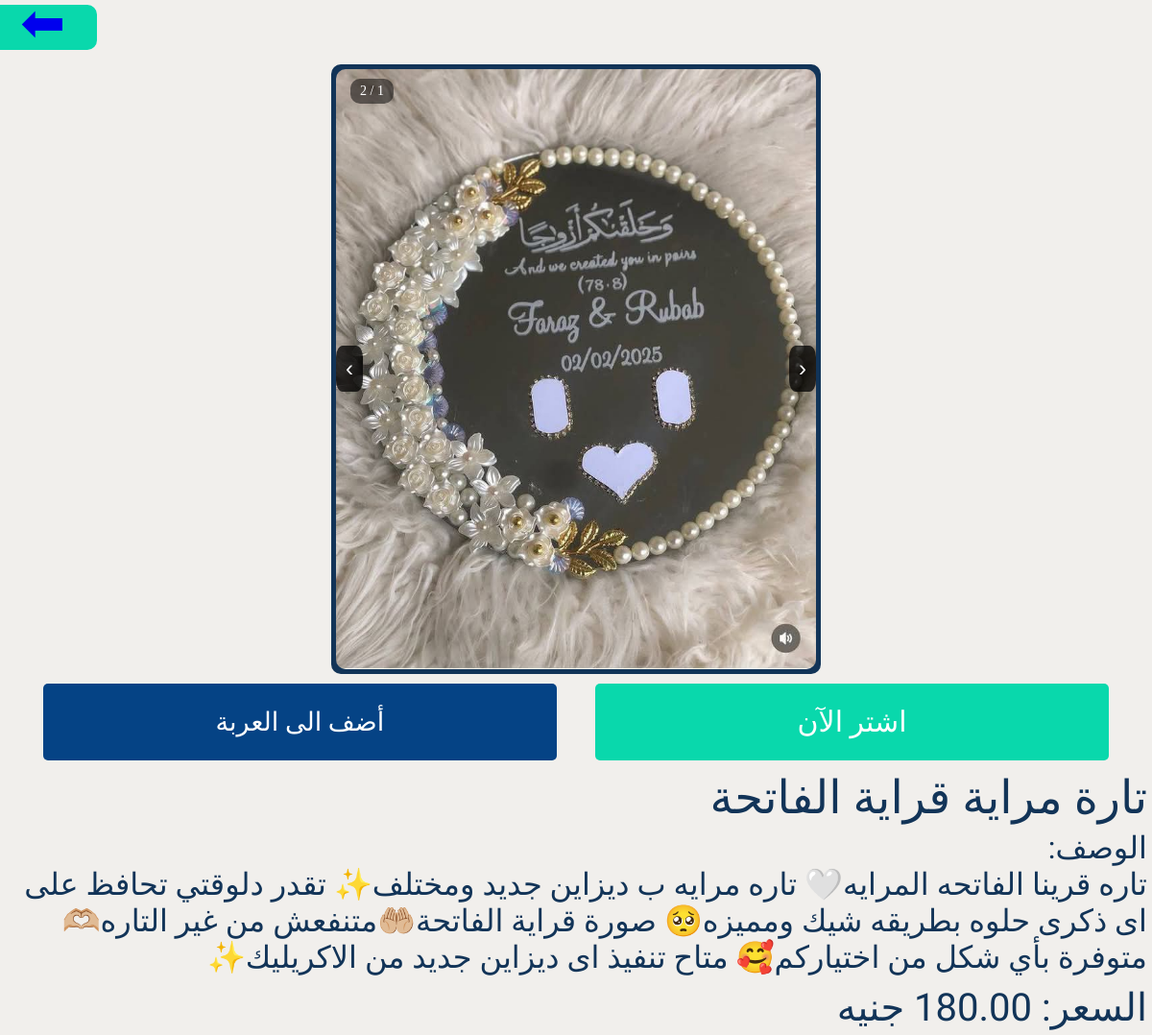
The app's page /product/11/ with its own data.
### store/models.py (models this page shows, shortened)
class Product(models.Model):
    name = models.CharField(max_length=100)
    description = models.TextField()
    price = models.DecimalField(max_digits=10, decimal_places=2)
    image = models.ImageField(upload_to='products/', blank=True, null=True)  # دي الصورة الرئيسية

### store/views.py (the view)
# urls.py: path('product/<int:pk>/', views.product_detail, name='product_detail'),
def product_detail(request, pk):
    product = get_object_or_404(Product, pk=pk)
    images = ProductImage.objects.filter(product=product)
    cart_count = get_cart_count(request)
    return render(request, 'store/product_detail.html', {
        'product': product,
        'images': images,
        'cart_count': cart_count
    })

### store/views.py (called while the page is built)
def get_cart_count(request):
    cart = request.session.get('cart', {})
    return sum(item['quantity'] for item in cart.values())

### store/templates/store/product_detail.html (shortened to what this page needs)
<!DOCTYPE html>
<html>
<head>
</head>
<body>
    <div class="back">
        <a href="{% url 'product_list' %}">⬅</a>
    </div>
    <div class="img">
        <div class="g">
            <div class="slider-container">
                <div class="slider" id="imageSlider">
                        {% if product.image %}
                    <img src="{{ product.image.url }}" alt="الصورة الرئيسية">
                    {% endif %}
                </div>
                <button class="prev" onclick="prevSlide()">‹</button>
                <button class="next" onclick="nextSlide()">›</button>
                <div class="counter" id="sliderCounter">1 / 1</div>
            </div>
        </div>
                <div class="buttons">
    <form action="{% url 'add_to_cart' product.pk %}" method="post">
        <button type="submit">أضف الى العربة</button>
    </form>
           <a class="btn" href="http://wa.me/201279842001?text=السلام%20عليكم%20عايز%20استفسر%20عن%20 {{ product.name }}" target="_blank" rel="noopener noreferrer">
            <button id="buy-now-btn">اشتر الآن</button>
        </a>
        </div>
    </div>
    <div class="name">
        <h1>{{ product.name }}</h1>
    </div>
    <div class="disc">
        <p>الوصف:<br>{{ product.description }}</p>
    </div>
    <div class="price">
        <p>السعر: {{ product.price }} جنيه</p>
    </div>
</body>
</html>

### store/templates/store/product_detail.html (style rules this page uses)
body { margin: 0px; background: #F1EFEC; display: flex; flex-wrap: wrap; }
.img { width: 100%; display: flex; flex-wrap: wrap; justify-content: space-evenly; margin-top: 15px; border-radius: 10px; margin: 15px 5px 0px 5px; }
.buttons { width: 100%; display: flex; flex-wrap: wrap; align-content: space-evenly; justify-content: space-evenly; }
.g { background: #123458; display: flex; justify-content: center; align-items: center; border-radius: 10px; }
form { margin-top: 10px; font-family: Arial, sans-serif; width: 45%; }
button[type="submit"] { background-color: #054385; color: white; border: none; padding: 10px 20px; font-size: 27px; border-radius: 5px; cursor: pointer; width: 100%; height: 80px; font-family: "Amiri", serif; font-weight: 400; }
.btn { width: 45%; }
#buy-now-btn { padding: 10px 20px; background-color: #09d8ac; color: white; border: none; cursor: pointer; font-size: 30px; border-radius: 5px; transition: background-color 0.3s ease; width: 100%; margin: 10px 0px; height: 80px; font-family: "Amiri", serif; font-weight: 400; }
.slider-container { position: relative; max-width: 500px; margin: 5px; overflow: hidden; border-radius: 10px; }
.slider { display: flex; transition: transform 0.5s ease-in-out; width: fit-content; }
.slider img { width: 100%; max-width: 500px; height: auto; flex-shrink: 0; }
.prev, .next { position: absolute; top: 50%; transform: translateY(-50%); background-color: #000000c0; color: white; border: none; padding: 10px; cursor: pointer; font-size: 24px; z-index: 10; border-radius: 25%; }
.prev { left: 0px; }
.next { right: 0px; }
.counter { position: absolute; top: 10px; left: 15px; background: #00000080; color: white; padding: 5px 10px; border-radius: 10px; font-size: 14px; }

### records on screen
Product: image (picture), name "تارة مراية قراية الفاتحة", description "تاره قرينا الفاتحه المرايه🤍 تاره مرايه ب ديزاين جديد ومختلف✨ تقدر دلوقتي تحافظ على اى ذكرى حلوه بطريقه شيك ومميزه🥺 صورة قراية الفاتحة🤲🏼متنفعش من غير التاره🫶🏼 متوفرة بأي شكل من اختياركم🥰 متاح تنفيذ اى ديزاين جديد من الاكريليك✨"
